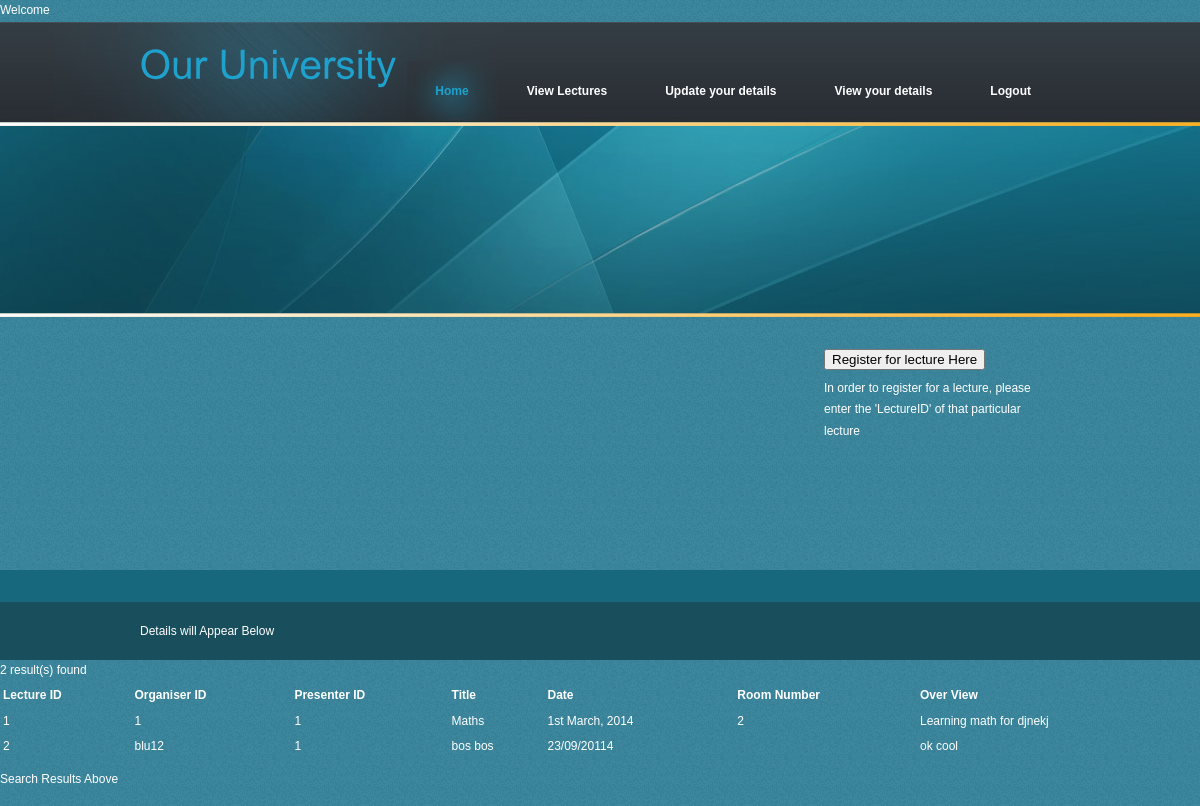
The page /deligateViewLectures.php on the database its author committed.
### tables this page shows
CREATE TABLE IF NOT EXISTS `lectures` (
  `lectureID` varchar(20) NOT NULL DEFAULT '',
  `organiserID` varchar(20) DEFAULT NULL,
  `presenterID` varchar(20) DEFAULT NULL,
  `title` varchar(50) DEFAULT NULL,
  `dates` varchar(20) DEFAULT NULL,
  `room` varchar(20) DEFAULT NULL,
  `overView` varchar(1000) DEFAULT NULL,
  PRIMARY KEY (`lectureID`),
  KEY `organiserID` (`organiserID`),
  KEY `presenterID` (`presenterID`)
);

### deligateViewLectures.php (the view, shortened to what this page needs)
<?php
include_once 'deligateHome.php';
$host = "localhost";
    $user = "root";
    $pass = "";
    $connection  = mysql_connect($host, $user, $pass)
      or die ("Couldn't connect to database");
	$query="select * from lectures";
    $ret = mysql_query ($query, $connection);
	$num=mysql_num_rows($ret);
	echo $num." "."result(s) found";
	echo "<table width = \"100%\">";
    echo "<tr>";
    	echo "<th align = \"left\">Lecture ID</th>";
		    	echo "<th align = \"left\">Organiser ID</th>";
	echo "<th align = \"left\">Presenter ID</th>";
		echo "<th align = \"left\">Title</th>";
	echo "<th align = \"left\">Date</th>";
		echo "<th align = \"left\">Room Number</th>";
		echo "<th align = \"left\">Over View</th>";
    echo "</tr>";
    for ($i = 0; $i < $num; $i++) {
      $row = mysql_fetch_assoc($ret);
      echo "<tr>";
        echo "<td>" . $row["lectureID"]. "</td>";
		   echo "<td>" . $row["organiserID"]. "</td>";
    echo "<td>" . $row["presenterID"]. "</td>";
	    echo "<td>" . $row["title"]. "</td>";
		  echo "<td>" . $row["dates"]. "</td>";
		    echo "<td>" . $row["room"]. "</td>";
			  echo "<td>" . $row["overView"]. "</td>";
      echo "</tr>";
    }
  echo "</table>";
if ($ret)
	{
      echo "<p>Search Results Above</p>";
    }
	  else
	  {
	  echo " No results for search";
	  }
?>

### style.css (style rules this page uses)
body { margin:0; padding:0; width:100%; color:#fff; font:normal 12px/1.8em Arial, Helvetica, sans-serif; }
html, .main { padding:0; margin:0; background:#3e879f url(images/bg.gif) repeat; }
p { margin:8px 0; padding:0 0 8px 0; font:normal 12px/1.8em Arial, Helvetica, sans-serif; }

### rows shown on the page
lectures: lectureID "1", organiserID "1", presenterID "1", title "Maths", dates "1st March, 2014", room "2", overView "Learning math for djnekj"
lectures: lectureID "2", organiserID "blu12", presenterID "1", title "bos bos", dates "23/09/20114", overView "ok cool"
